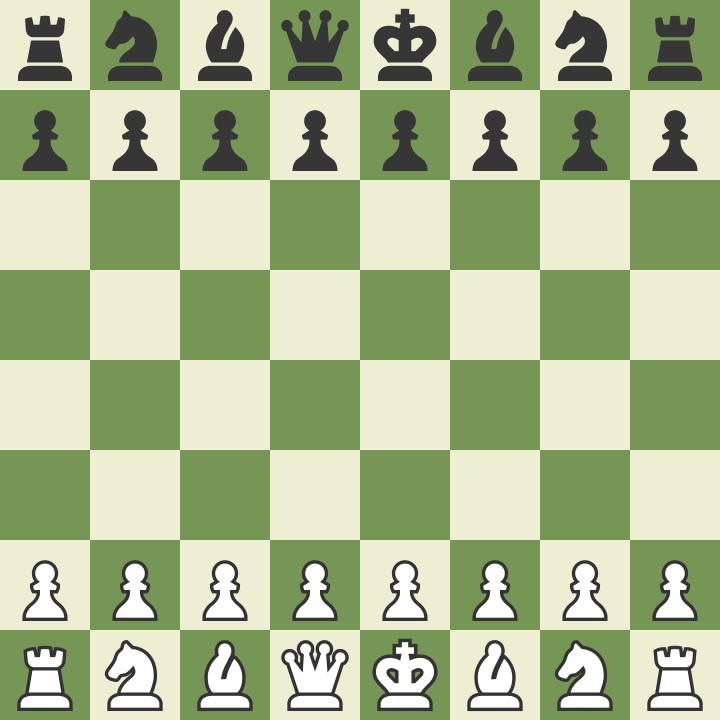
#> input picture chessboard_template.PNG, 720 x 720 px, found by its file name; its folder holds 5 pictures in this run
$ python create_FEN_images.py
#> lines starting #> are read from the running program, lines starting #| are printed output that depends on the picture; after the words box and inside, x2 and y2 are one past the last pixel; in counts of white or black regions, pixels touching at a corner belong together
#> in extract_templates_auto, image is the input picture: shape (720, 720, 3); mean B, G, R 144.8, 184.8, 170.9
import cv2
import os
import numpy as np

def fen_to_board(fen):
    board = []
    for row in fen.split()[0].split('/'):
        board_row = []
        for char in row:
            if char.isdigit():
                board_row.extend([''] * int(char))
            else:
                board_row.append(char)
        board.append(board_row)
    return board

def crop_and_resize_board(image, crop_margin_x=0, crop_margin_y=0, output_size=552):
#> called with crop_margin_x = 10, crop_margin_y = 10, output_size = 552
    h, w = image.shape[:2]
#> h = 720; w = 720

    x1 = crop_margin_x
    x2 = w - crop_margin_x
#> x2 = 710
    y1 = crop_margin_y
    y2 = h - crop_margin_y
#> y2 = 710

    if x2 <= x1 or y2 <= y1:
        raise ValueError("Cropping margins too large for image size.")

    cropped = image[y1:y2, x1:x2]
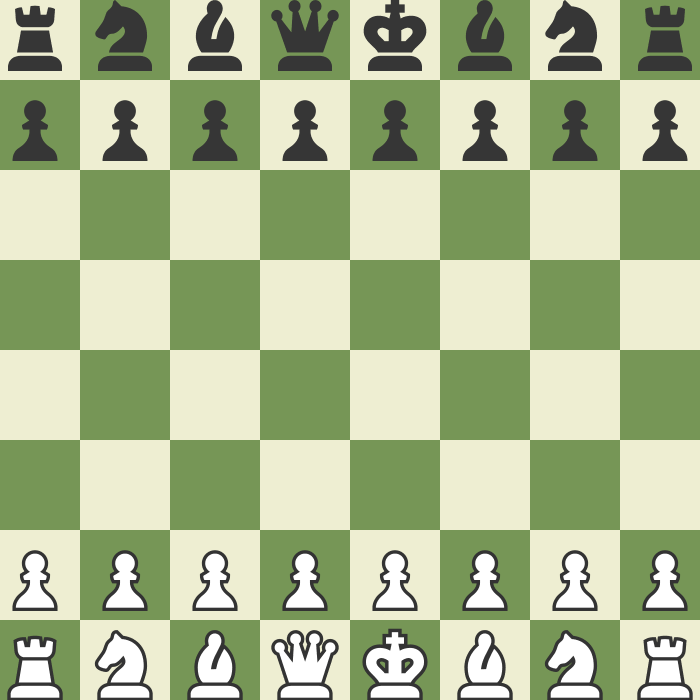
#> cropped: shape (700, 700, 3); mean B, G, R 144.7, 184.4, 170.6
    resized = cv2.resize(cropped, (output_size, output_size))
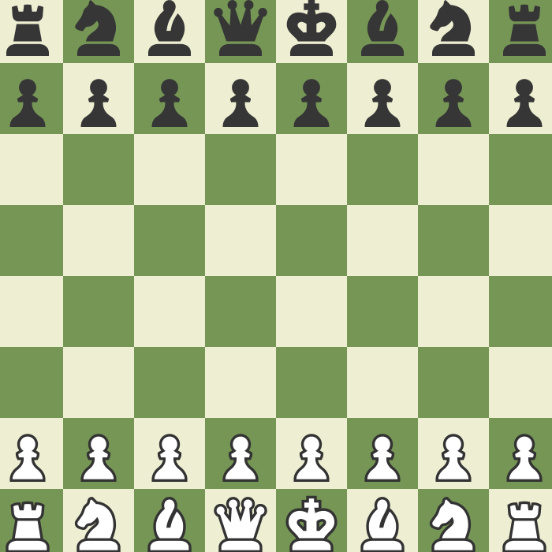
#> resized: shape (552, 552, 3); mean B, G, R 144.6, 184.4, 170.6
    return resized

def split_board_into_squares(image):
    square_size = 69
    squares = []
    for i in range(8):
        for j in range(8):
            y1 = i * square_size
            y2 = (i + 1) * square_size
            x1 = j * square_size
            x2 = (j + 1) * square_size
            square = image[y1:y2, x1:x2]
            squares.append(square)
#> after the loop, squares = 64 items
    return squares

def save_square(square, label, index, folder="templates"):
    os.makedirs(folder, exist_ok=True)

    # Resize for consistency
    resized = cv2.resize(square, (68, 68))

    # Convert to grayscale
    gray = cv2.cvtColor(resized, cv2.COLOR_BGR2GRAY)

    # Apply a fixed threshold to create a binary mask
    # Adjust threshold (e.g., 200) based on the piece's contrast with the background
    _, mask = cv2.threshold(gray, 200, 255, cv2.THRESH_BINARY_INV)

    # Create 3-channel mask for color images
    mask_3ch = cv2.merge([mask] * 3)

    # Create white background
    background = 255 * np.ones_like(resized)  # White background (255,255,255)

    # Combine piece and background using mask
    final = cv2.bitwise_and(resized, mask_3ch)
    final = cv2.add(final, cv2.bitwise_and(background, cv2.bitwise_not(mask_3ch)))

    # Save to file
    filename = f"{label}_{index}.png"
    path = os.path.join(folder, filename)
    cv2.imwrite(path, final)
    print(f"Saved: {path}")

def extract_templates_auto(image_path, fen, save_dir="templates", crop_margin_x=0, crop_margin_y=0):
    image = cv2.imread(image_path)
    if image is None:
        raise FileNotFoundError(f"Image not found: {image_path}")

    board_img = crop_and_resize_board(image, crop_margin_x=crop_margin_x, crop_margin_y=crop_margin_y)

    board_labels = fen_to_board(fen)
    squares = split_board_into_squares(board_img)
#> squares = 64 items

    if len(squares) != 64 or len(board_labels) != 8 or any(len(row) != 8 for row in board_labels):
        raise ValueError("Board or FEN dimensions incorrect.")

    for i in range(8):
        for j in range(8):
            label = board_labels[i][j]
            if label:
                index = i * 8 + j
                save_square(squares[index], label, index, save_dir)
#> this loop made 8 passes
#> pass 1, in save_square, `resized = cv2.resize(square, (68, 68))`:
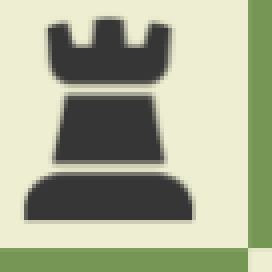
#> resized: shape (68, 68, 3) (shown 4 times larger); mean of channels 0, 1, 2 147.1, 173, 167.9; drawn as B, G, R
#> pass 1, in save_square, `gray = cv2.cvtColor(resized, cv2.COLOR_BGR2GRAY)`:
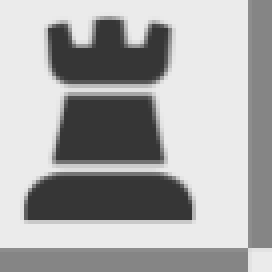
#> gray: shape (68, 68) (shown 4 times larger); min 54, max 235, mean 168.6
#> pass 1, in save_square, `_, mask = cv2.threshold(gray, 200, 255, cv2.THRESH_BINARY_INV)`:
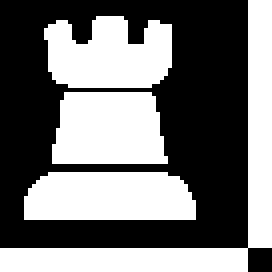
#> mask: shape (68, 68) (shown 4 times larger); 46.4% white; 4 white regions, box (x1, y1, x2, y2) and area: (0, 0, 68, 68) 744, (6, 43, 49, 55) 479, (13, 23, 42, 41) 465, (11, 4, 43, 22) 456

if __name__ == "__main__":
    # Example FEN for starting chess position
    fen_str = "rnbqkbnr/pppppppp/8/8/8/8/PPPPPPPP/RNBQKBNR w KQkq - 0 1"

    # Your board image
    image_file = "ChessBoard_Template.png"

    # Adjust margin (crop from all 4 sides evenly)
    crop_margin_x = 10  # Left and right
    crop_margin_y = 10  # Top and bottom

    # Extract and save templates
    extract_templates_auto(image_file, fen_str, save_dir="templates", crop_margin_x=crop_margin_x, crop_margin_y=crop_margin_y)
